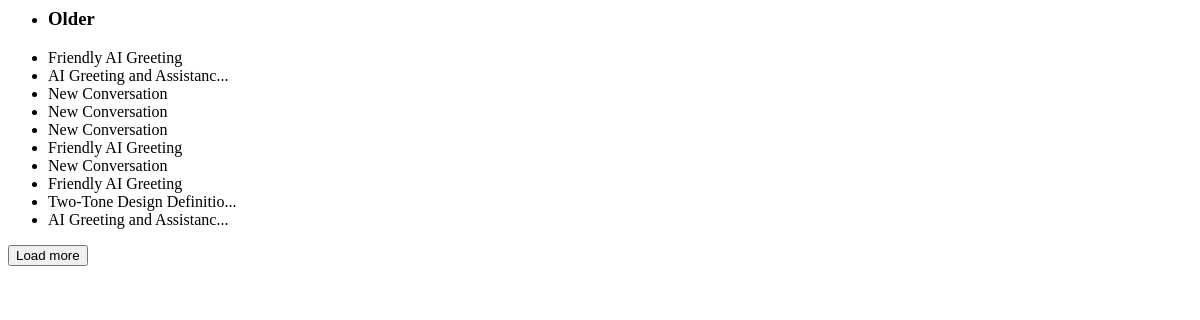
The page /conversation-list on the database its author committed.
### apps/chat/models.py (models this page shows, shortened)
class Conversation(models.Model):
    user = models.ForeignKey(settings.AUTH_USER_MODEL, on_delete=models.CASCADE, null=True, blank=True)
    title = models.CharField(max_length=256)
    slug = models.SlugField(max_length=36, unique=True, editable=False)
    created_at = models.DateTimeField(auto_now_add=True)
    updated_at = models.DateTimeField(auto_now=True)
    is_deleted = models.BooleanField(default=False)
    session_key = models.CharField(max_length=40, null=True, blank=True)
    is_archived = models.BooleanField(default=False)
    is_starred = models.BooleanField(default=False)
    class Meta:
        ordering = ['-created_at']
        indexes = [
            models.Index(fields=['user']),
            models.Index(fields=['session_key']),
            models.Index(fields=['created_at']),
        ]
    def get_absolute_url(self):
        return reverse('chat:conversation_detail', kwargs={'slug': self.slug})

### apps/chat/views.py (the view)
# urls.py: path('conversation-list', views.conversation_list, name='conversation_list'),
def conversation_list(request):
    search_query = request.GET.get('search', '')
    conversations = get_user_conversations(request)
    if search_query:
        conversations = conversations.filter(title__icontains=search_query)
    conversations = conversations.order_by('-updated_at')
    page_obj = paginate_conversations(conversations, request.GET.get('page'))
    grouped_conversations = group_conversations_by_date(page_obj)
    return render(request, 'chat/partials/conversation_list.html', {
        'grouped_conversations': dict(grouped_conversations),
        'page_obj': page_obj,
        'search_query': search_query
    })

### apps/chat/context_processors.py (called while the page is built)
def conversations(request):
    if request.user.is_authenticated:
        conversations = Conversation.objects.filter(user=request.user, is_deleted=False).order_by('-updated_at')
    else:
        session_key = request.session.session_key or request.session.create()
        conversations = Conversation.objects.filter(session_key=session_key, is_deleted=False).order_by('-updated_at')
    return {'conversations': conversations}

### apps/chat/views.py (called while the page is built)
def get_user_conversations(request):
    if request.user.is_authenticated:
        return Conversation.objects.filter(user=request.user, is_deleted=False)
    session_key = request.session.session_key
    if not session_key:
        request.session.create()
        session_key = request.session.session_key
    return Conversation.objects.filter(session_key=session_key, is_deleted=False)

def paginate_conversations(conversations, page_number):
    paginator = Paginator(conversations, 10)  # Show 10 conversations per page
    return paginator.get_page(page_number)

def group_conversations_by_date(conversations):
    today = timezone.now().date()
    yesterday = today - timezone.timedelta(days=1)
    last_week = today - timezone.timedelta(days=7)
    grouped = defaultdict(list)
    for conversation in conversations:
        conversation_date = conversation.updated_at.date()
        if conversation_date == today:
            grouped['Today'].append(conversation)
        elif conversation_date == yesterday:
            grouped['Yesterday'].append(conversation)
        elif conversation_date > last_week:
            grouped['Last 7 days'].append(conversation)
        else:
            grouped['Older'].append(conversation)
    return grouped

### templates/chat/partials/conversation_list.html (shortened to what this page needs)
<ul class="space-y-2" id="conversation-list">
    {% for group, conversations in grouped_conversations.items %}
    {% if conversations %}
    <li class="relative z-[15]">
        <div class="group relative">
            <div class="flex items-center gap-x-3 py-2 px-3 text-sm text-gray-700 rounded-lg">
                <h3 class="font-semibold text-gray-500 dark:text-gray-400">{{ group }}</h3>
            </div>
        </div>
    </li>
    {% for conversation in conversations %}
    <li class="relative z-[15]" id="conversation-{{ conversation.slug }}">
        <div class="group relative conversation-item flex items-center justify-between
            {% if request.resolver_match.url_name == 'conversation_detail' and request.resolver_match.kwargs.slug == conversation.slug %}
            bg-gray-100 dark:bg-neutral-800
            {% else %}
            hover:bg-gray-100 dark:hover:bg-neutral-900
            {% endif %}
            rounded-lg">
            <a class="flex-grow py-2 px-3 text-sm text-gray-700 dark:text-gray-400 dark:hover:text-neutral-300 overflow-hidden"
                hx-post="{{ conversation.get_absolute_url }}" hx-target="#body" hx-push-url="true" hx-trigger="click"
                hx-swap="innerHTML transition:true show:window:top">
                <span id="conversation-title-{{ conversation.slug }}"
                    class="conversation-title inline-block w-full overflow-hidden text-ellipsis whitespace-nowrap"
                    hx-get="{% url 'chat:get_conversation_title' conversation.slug %}" hx-trigger=""
                    hx-target="#conversation-title-{{ conversation.slug }}" hx-swap="innerHTML">
                    {% if conversation.title|length > 25 %}
                    {{ conversation.title|slice:":25" }}...
                    {% else %}
                    {{ conversation.title }}
                    {% endif %}
                </span>
            </a>
        </div>
    </li>
    {% endfor %}
    {% endif %}
    {% endfor %}
</ul>
{% if page_obj.has_next %}
<div id="load-more-container" class="w-full text-center mt-4 mb-4">
    <button type="button"
        hx-get="{% url 'chat:conversation_list' %}?page={{ page_obj.next_page_number }}{% if search_query %}&search={{ search_query }}{% endif %}"
        hx-target="#load-more-container" hx-swap="outerHTML"
        class="rounded-lg border border-gray-200 bg-white px-5 py-2.5 text-sm font-medium text-gray-900 hover:bg-gray-700 hover:text-white focus:z-10 focus:outline-none focus:ring-4 focus:ring-gray-100 dark:border-gray-600 dark:bg-gray-800 dark:text-gray-400 dark:hover:bg-gray-700 dark:hover:text-white dark:focus:ring-gray-700">
        Load more
    </button>
</div>
{% endif %}

### templates/chat/partials/conversation_list.html (style rules this page uses)
.conversation-title { transition: max-width 0.3s ease-in-out; }

### rows shown on the page
Conversation: group "Older", title "Friendly AI Greeting"
Conversation: title "AI Greeting and Assistanc"
Conversation: title "New Conversation"
Conversation: title "New Conversation"
Conversation: title "New Conversation"
Conversation: title "Friendly AI Greeting"
Conversation: title "New Conversation"
Conversation: title "Friendly AI Greeting"
Conversation: title "Two-Tone Design Definitio"
Conversation: title "AI Greeting and Assistanc"
